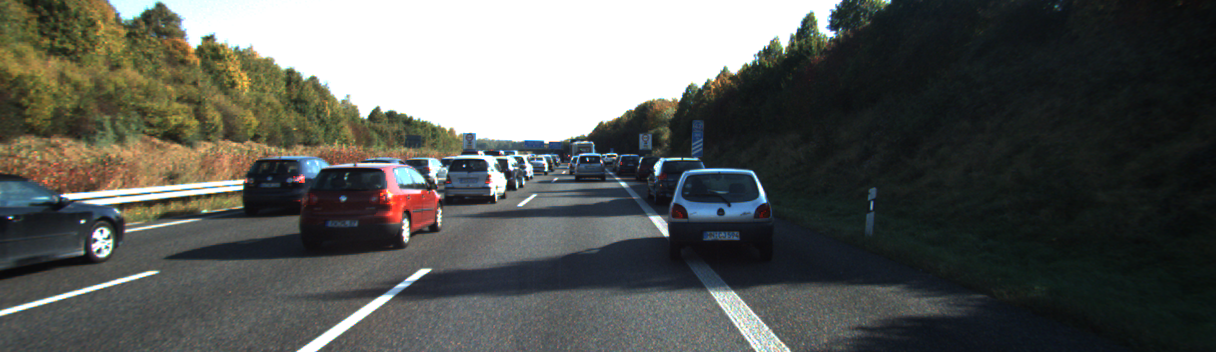
//> input picture A3/data_ass3/Task1_2/images/2011_10_03_drive_0047_sync_image_0000000005_image_03.png, 1216 x 352 px
$ ./assign2_task2 ../A3/data_ass3/Task1_2/images/2011_10_03_drive_0047_sync_image_0000000005_image_03.png ../A3/data_ass3/Task1_2/images/2011_10_03_drive_0047_sync_image_0000000086_image_03.png   (built with g++ and OpenCV 4)
//> lines starting //> are read from the running program, lines starting //| are printed output that depends on the picture
#include <iostream>
#include "opencv2/core.hpp"
#ifdef HAVE_OPENCV_XFEATURES2D
#include "opencv2/highgui.hpp"
#include "opencv2/features2d.hpp"
#include "opencv2/xfeatures2d.hpp"
#include "opencv2/calib3d.hpp"
#include "opencv2/imgproc.hpp"
#include <numeric>
#include <random>

using namespace cv;
using namespace cv::xfeatures2d;
using std::cout;
using std::endl;

const char* keys =
    "{ help h |                  | Print help message. }"
    "{ input1 | box.png          | Path to input image 1. }"
    "{ input2 | box_in_scene.png | Path to input image 2. }";

void drawLinesAndSaveImg(std::vector<Point2f>& pts1, std::vector<Point2f>& pts2, Mat F, Mat img1, Mat img2, std::string filename, const Mat& mask = cv::Mat());

int main( int argc, char* argv[] )
{
    Mat img1 = imread(argv[1], IMREAD_GRAYSCALE);
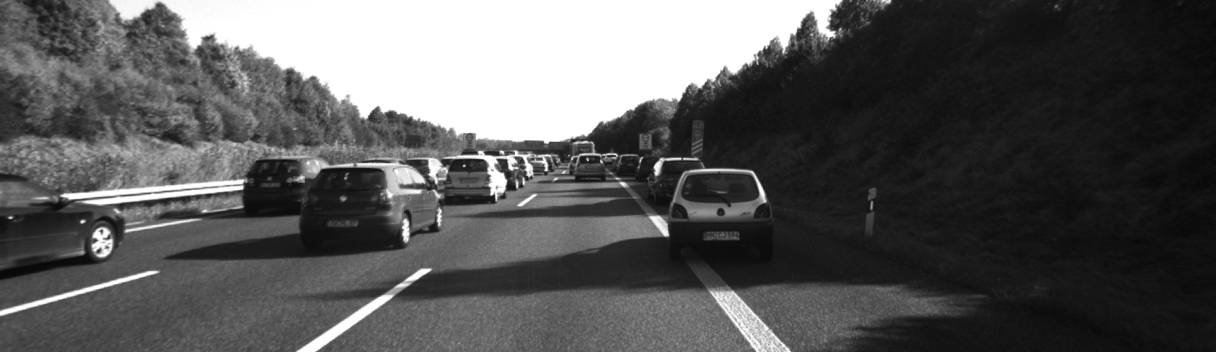
//> img1: 352 rows x 1216 cols, CV_8UC1; min 7, max 255, mean 88.5
    Mat img2 = imread(argv[2], IMREAD_GRAYSCALE);
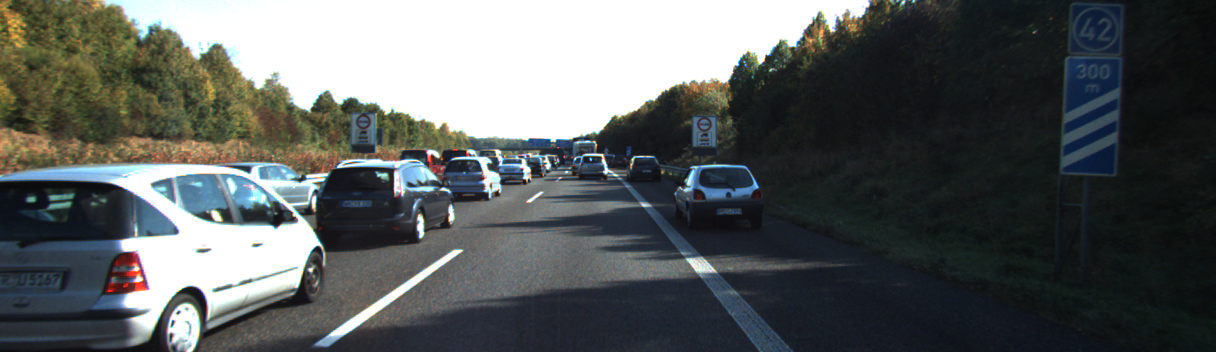
//> input picture A3/data_ass3/Task1_2/images/2011_10_03_drive_0047_sync_image_0000000086_image_03.png, 1216 x 352 px
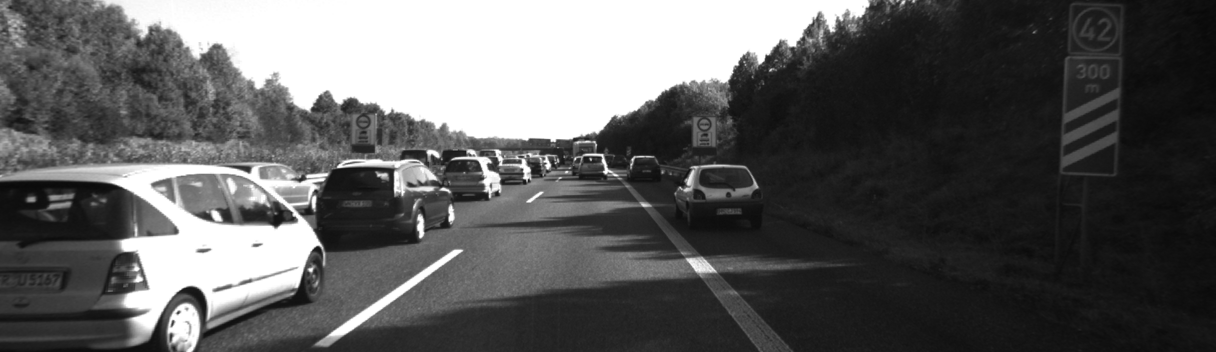
//> img2: 352 rows x 1216 cols, CV_8UC1; min 8, max 255, mean 91.9
    if ( img1.empty() || img2.empty() )
    {
        cout << "Could not open or find the image!\n" << endl;
        return -1;
    }

    std::string second_argv = argv[2];
    std::string selected_image;

    if(second_argv.find("right08") != std::string::npos)
    {
        selected_image = "right08";
    }
    else
    {
        selected_image = "left10";
    }

    for (size_t i = 0; i < 4; i++)
    {
        Ptr<Feature2D> detector;
        Ptr<Feature2D> descriptor;
        std::string method;
        Ptr<DescriptorMatcher> matcher;

        if (i==0)
        {
            detector = SIFT::create();
            method = "SIFT.png";
            matcher = DescriptorMatcher::create(DescriptorMatcher::FLANNBASED);
        }
        else if (i==1)
        {
            int minHessian = 400;
//> (the run ends here: the program stops with an error, at `detector = SURF::create( minHessian );`)
